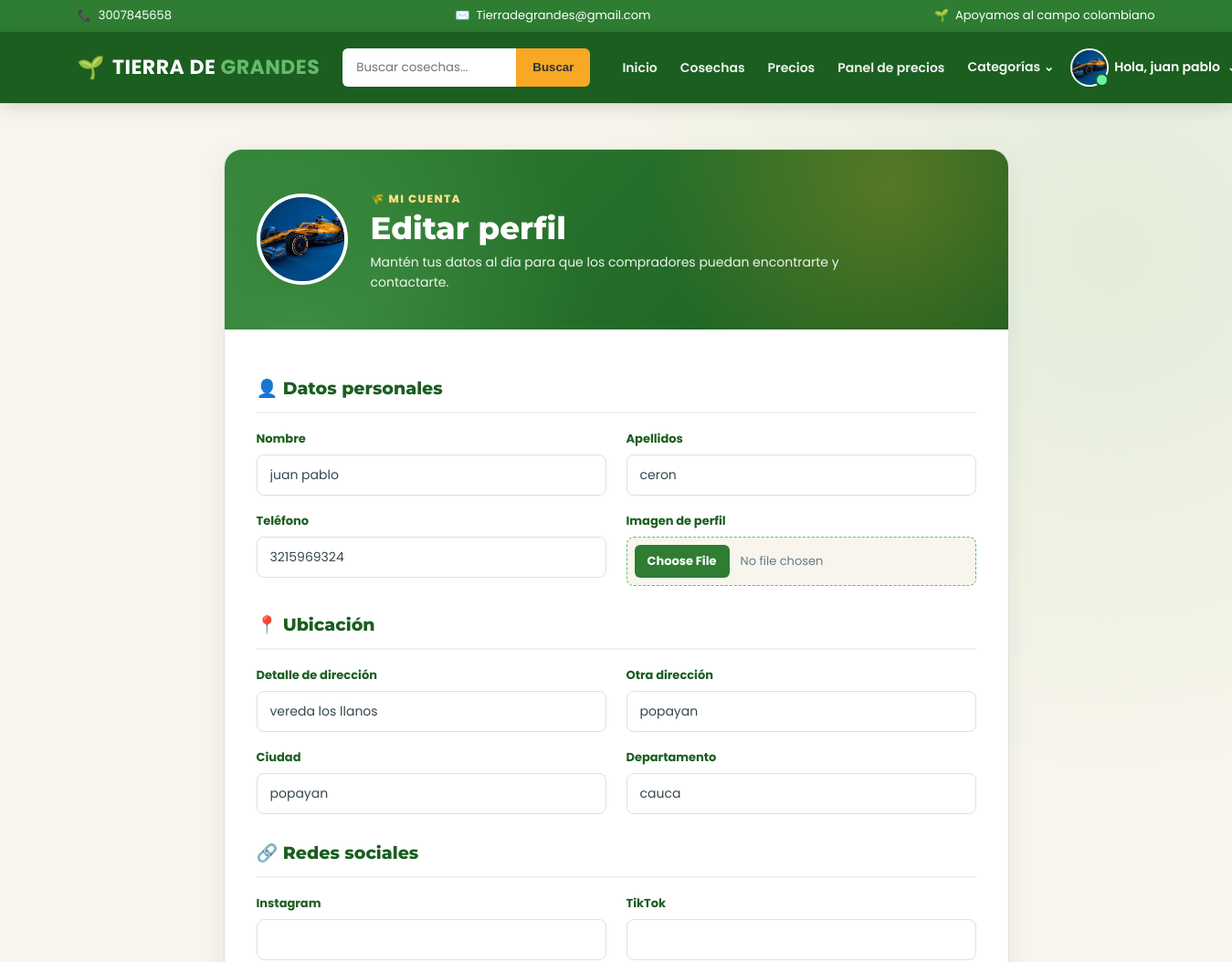
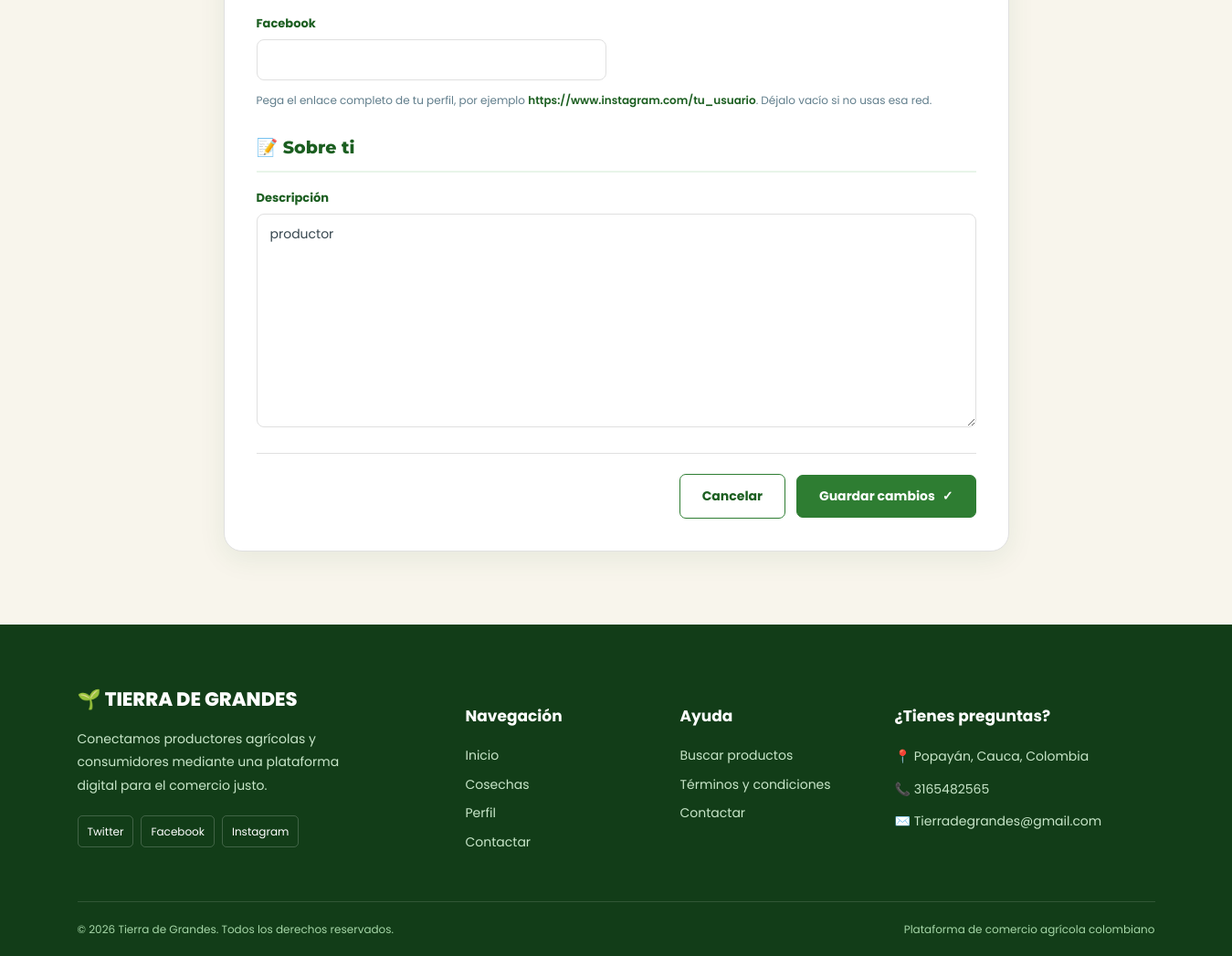
Page /edit_perfil/ (signed in) on the committed database (2 pictures, top to bottom).
### cuentas/models.py (models this page shows, shortened)
class Cuentas (AbstractBaseUser):
    nombres = models.CharField(max_length=50)
    apellidos = models.CharField(max_length=50)
    nombreusuario = models.CharField(max_length=50, unique=True)
    email = models.CharField(max_length=100, unique=True)
    numero_telefono = models.CharField(max_length=50)
    date_joined = models.DateTimeField(auto_now_add=True)
    last_login = models.DateTimeField(auto_now_add=True)
    is_admin = models.BooleanField(default=False)
    is_staff = models.BooleanField(default=False)
    is_active = models.BooleanField(default=False)
    is_superadmin = models.BooleanField(default=False)
    USERNAME_FIELD = 'email'
    REQUIRED_FIELDS = ['nombreusuario', 'nombres', 'apellidos']
    objects = CuentaAdd()
    def full_nombre(self):
        return f'{self.nombres} {self.apellidos}'

class UserPerfil(models.Model):
    user = models.OneToOneField(Cuentas, on_delete=models.CASCADE)
    direccion_linea_1 = models.CharField(blank=True, max_length=100)
    direccion_linea_2 = models.CharField(blank=True, max_length=100)
    image_perfil = models.ImageField(upload_to='userperfil')
    ciudad = models.CharField(blank=True, max_length=20)
    departamento = models.CharField(blank=True, max_length=20)
    descripcion = models.TextField()
    instagram = models.URLField("Instagram", max_length=200, blank=True)
    tiktok = models.URLField("TikTok", max_length=200, blank=True)
    facebook = models.URLField("Facebook", max_length=200, blank=True)

### cuentas/views.py (the view)
# urls.py: path('edit_perfil/', views.edit_perfil, name='edit_perfil'),
def edit_perfil(request):
    userperfil = get_object_or_404(UserPerfil, user=request.user)
    if request.method == 'POST':
        user_form = UserForm(request.POST, instance=request.user)
        perfil_form = UsuarioPerfilForm(request.POST, request.FILES , instance=userperfil)
        if user_form.is_valid() and user_form.is_valid():
            user_form.save()
            perfil_form.save()
            messages.success(request, 'su informacion fue guardada con exito')
            return redirect ('perfil')
    else:
        user_form = UserForm(instance=request.user)
        perfil_form = UsuarioPerfilForm(instance=userperfil)
    context = {
        'user_form': user_form,
        'perfil_form' : perfil_form,
        'userperfil': userperfil,
    }
    return render (request , 'perfil/edit_perfil.html' ,  context)

### tiera_de_grandes/templates/perfil/edit_perfil.html (shortened to what this page needs)
{% extends 'index.html' %}
{% load static %}
{% block extra_css %}
    <link rel="stylesheet" href="{% static 'css/editar_perfil.css' %}">
{% endblock extra_css %}
{% block content %}
<main class="edit-page">
    <div class="container">
        <div class="edit-card">
            <header class="edit-header">
                <div class="edit-header-overlay"></div>
                <div class="edit-header-content">
                    <div class="edit-avatar-box">
                        {% if userperfil.image_perfil %}
                            <img src="{{ userperfil.image_perfil.url }}"
                                 alt="Imagen de perfil actual"
                                 class="edit-avatar"
                                 id="avatarPreview">
                        {% else %}
                            <img src="{% static 'images/default-user.png' %}"
                                 alt="Imagen de perfil por defecto"
                                 class="edit-avatar"
                                 id="avatarPreview">
                        {% endif %}
                    </div>
                    <div>
                        <span class="edit-tag">🌾 MI CUENTA</span>
                        <h1>Editar perfil</h1>
                        <p>Mantén tus datos al día para que los compradores puedan encontrarte y contactarte.</p>
                    </div>
                </div>
            </header>
            <div class="edit-alerts">
            </div>
            <form action="{% url 'edit_perfil' %}"
                  method="POST"
                  enctype="multipart/form-data"
                  class="edit-form">
                <fieldset class="edit-fieldset">
                    <legend><span aria-hidden="true">👤</span> Datos personales</legend>
                    <div class="edit-grid">
                        <div class="edit-field">
                            <label for="{{ user_form.nombres.id_for_label }}">Nombre</label>
                            {{ user_form.nombres }}
                        </div>
                        <div class="edit-field">
                            <label for="{{ user_form.apellidos.id_for_label }}">Apellidos</label>
                            {{ user_form.apellidos }}
                        </div>
                        <div class="edit-field">
                            <label for="{{ user_form.numero_telefono.id_for_label }}">Teléfono</label>
                            {{ user_form.numero_telefono }}
                        </div>
                        <div class="edit-field">
                            <label for="{{ perfil_form.image_perfil.id_for_label }}">Imagen de perfil</label>
                            {{ perfil_form.image_perfil }}
                        </div>
                    </div>
                </fieldset>
                <fieldset class="edit-fieldset">
                    <legend><span aria-hidden="true">📍</span> Ubicación</legend>
                    <div class="edit-grid">
                        <div class="edit-field">
                            <label for="{{ perfil_form.direccion_linea_1.id_for_label }}">Detalle de dirección</label>
                            {{ perfil_form.direccion_linea_1 }}
                        </div>
                        <div class="edit-field">
                            <label for="{{ perfil_form.direccion_linea_2.id_for_label }}">Otra dirección</label>
                            {{ perfil_form.direccion_linea_2 }}
                        </div>
                        <div class="edit-field">
                            <label for="{{ perfil_form.ciudad.id_for_label }}">Ciudad</label>
                            {{ perfil_form.ciudad }}
                        </div>
                        <div class="edit-field">
                            <label for="{{ perfil_form.departamento.id_for_label }}">Departamento</label>
                            {{ perfil_form.departamento }}
                        </div>
                    </div>
                </fieldset>
                <fieldset class="edit-fieldset">
                    <legend><span aria-hidden="true">🔗</span> Redes sociales</legend>
                    <div class="edit-grid">
                        <div class="edit-field">
                            <label for="{{ perfil_form.instagram.id_for_label }}">Instagram</label>
                            {{ perfil_form.instagram }}
                        </div>
                        <div class="edit-field">
                            <label for="{{ perfil_form.tiktok.id_for_label }}">TikTok</label>
                            {{ perfil_form.tiktok }}
                        </div>
                        <div class="edit-field">
                            <label for="{{ perfil_form.facebook.id_for_label }}">Facebook</label>
                            {{ perfil_form.facebook }}
                        </div>
                    </div>
                    <p class="edit-help">
                        Pega el enlace completo de tu perfil, por ejemplo
                        <em>https://www.instagram.com/tu_usuario</em>. Déjalo vacío si no usas esa red.
                    </p>
                </fieldset>
                <fieldset class="edit-fieldset">
                    <legend><span aria-hidden="true">📝</span> Sobre ti</legend>
                    <div class="edit-field">
                        <label for="{{ perfil_form.descripcion.id_for_label }}">Descripción</label>
                        {{ perfil_form.descripcion }}
                    </div>
                </fieldset>
                <div class="edit-actions">
                    <a href="{% url 'perfil' %}" class="btn-edit-cancel">Cancelar</a>
                    <button type="submit" class="btn-edit-save">
                        Guardar cambios
                        <span aria-hidden="true">✓</span>
                    </button>
                </div>
            </form>
        </div>
    </div>
</main>
{% endblock content %}

### tiera_de_grandes/templates/index.html (shortened to what this page needs)
<!DOCTYPE html>
{% load humanize %}
{% load static %}
<html lang="es">
<head>
    <link rel="stylesheet" href="{% static 'css/index.css' %}">
    <link rel="stylesheet" href="{% static 'css/base_extra.css' %}">
    <link rel="stylesheet" href="{% static 'css/login_tdg.css' %}">
    {% block extra_css %}
    {% endblock extra_css %}
</head>
<body>
    <div class="top-bar">
        <div class="container">
            <div class="top-bar-content">
                <div class="top-item">
                    <span aria-hidden="true">📞</span>
                    <span>3007845658</span>
                </div>
                <div class="top-item">
                    <span aria-hidden="true">✉️</span>
                    <span>Tierradegrandes@gmail.com</span>
                </div>
                <div class="top-item top-message">
                    <span aria-hidden="true">🌱</span>
                    <span>Apoyamos al campo colombiano</span>
                </div>
            </div>
        </div>
    </div>
    <nav class="main-navbar" aria-label="Navegación principal">
        <div class="container">
            <div class="navbar-content">
                <a href="{% url 'inicio' %}" class="brand">
                    <span class="brand-icon" aria-hidden="true">🌱</span>
                    <span>TIERRA DE <strong>GRANDES</strong></span>
                </a>
                <form class="search-form" action="{% url 'buscador' %}" method="get" role="search">
                    <input type="search" name="keyword" placeholder="Buscar cosechas..." aria-label="Buscar productos">
                    <button type="submit">Buscar</button>
                </form>
                <div class="nav-menu">
                    <a href="{% url 'inicio' %}" class="nav-link">Inicio</a>
                    <a href="{% url 'verproducto' %}" class="nav-link">Cosechas</a>
                    <a href="{% url 'inteligencia_artificial:precios_referencia' %}" class="nav-link">Precios</a>
                    <a href="{% url 'inteligencia_artificial:panel_precios' %}" class="nav-link">Panel de precios</a>
                    <div class="nav-dropdown" data-dropdown>
                        <button class="nav-link dropdown-button"
                                type="button"
                                data-dropdown-toggle
                                aria-haspopup="true"
                                aria-expanded="false"
                                aria-controls="categoriasMenu">
                            Categorías <span aria-hidden="true">⌄</span>
                        </button>
                    </div>
                    {% if request.user.is_authenticated %}
                        {% with u=request.user %}
                        <div class="nav-dropdown" data-dropdown>
                            <button class="user-button"
                                    type="button"
                                    data-dropdown-toggle
                                    aria-haspopup="true"
                                    aria-expanded="false"
                                    aria-controls="userMenu">
                                <span class="user-avatar" aria-hidden="true">
                                    <span class="user-initial">{{ u.nombres|default:u.nombreusuario|default:"U"|slice:":1"|upper }}</span>
                                    {% if u.userperfil.image_perfil %}
                                        <img src="{{ u.userperfil.image_perfil.url }}"
                                             alt=""
                                             class="user-photo"
                                             onerror="this.remove()">
                                    {% endif %}
                                </span>
                                <span class="user-name">Hola, {{ u.nombres|default:u.nombreusuario|truncatechars:14 }}</span>
                                <span class="dropdown-caret" aria-hidden="true">⌄</span>
                            </button>
                        </div>
                        {% endwith %}
                    {% else %}
                        <a href="{% url 'login' %}" class="nav-link">Iniciar Sesión</a>
                        <a href="{% url 'registrar' %}" class="register-button">Regístrate</a>
                    {% endif %}
                </div>
            </div>
        </div>
    </nav>
    {% block content %}{% endblock content %}
    <footer class="footer">
        <div class="container">
            <div class="footer-grid">
                <div class="footer-column">
                    <a href="{% url 'inicio' %}" class="footer-brand">🌱 TIERRA DE GRANDES</a>
                    <p>
                        Conectamos productores agrícolas y
                        consumidores mediante una plataforma
                        digital para el comercio justo.
                    </p>
                    <div class="social-links">
                        <a href="https://twitter.com/?lang=es" target="_blank" rel="noopener noreferrer">Twitter</a>
                        <a href="https://www.facebook.com/profile.php?id=100084250750943" target="_blank" rel="noopener noreferrer">Facebook</a>
                        <a href="https://www.instagram.com/" target="_blank" rel="noopener noreferrer">Instagram</a>
                    </div>
                </div>
                <div class="footer-column">
                    <h4>Navegación</h4>
                    <a href="{% url 'inicio' %}">Inicio</a>
                    <a href="{% url 'verproducto' %}">Cosechas</a>
                    {% if request.user.is_authenticated %}
                        <a href="{% url 'perfil' %}">Perfil</a>
                    {% endif %}
                    <a href="{% url 'contactar' %}">Contactar</a>
                </div>
                <div class="footer-column">
                    <h4>Ayuda</h4>
                    <a href="{% url 'verproducto' %}">Buscar productos</a>
                    <a href="#">Términos y condiciones</a>
                    <a href="{% url 'contactar' %}">Contactar</a>
                </div>
                <div class="footer-column">
                    <h4>¿Tienes preguntas?</h4>
                    <p>📍 Popayán, Cauca, Colombia</p>
                    <p>📞 3165482565</p>
                    <p>✉️ Tierradegrandes@gmail.com</p>
                </div>
            </div>
            <div class="footer-bottom">
                <p>© {% now "Y" %} Tierra de Grandes. Todos los derechos reservados.</p>
                <p>Plataforma de comercio agrícola colombiano</p>
            </div>
        </div>
    </footer>
</body>
</html>

### rows in the picture
Cuentas: userperfil.image_perfil (picture), nombres "juan pablo", apellidos "ceron", numero_telefono "3215969324"
UserPerfil: image_perfil (picture), direccion_linea_1 "vereda los llanos", direccion_linea_2 "popayan", ciudad "popayan", departamento "cauca", descripcion "productor"
